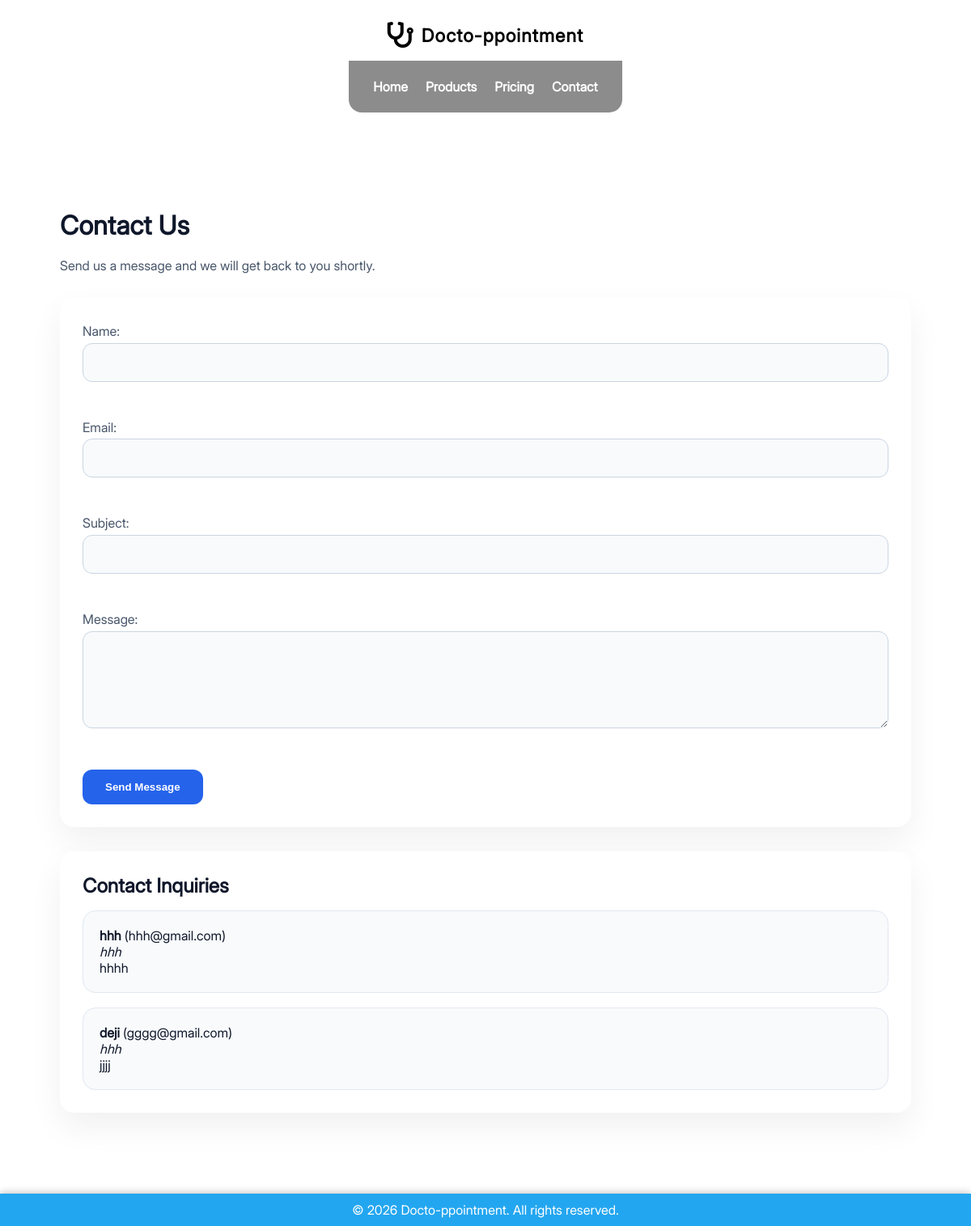
The page /contact/ (signed in) on the database its author committed.
### appointment/models.py (models this page shows, shortened)
class ContactInquiry(models.Model):
    name = models.CharField(max_length=255)
    email = models.EmailField()
    subject = models.CharField(max_length=255)
    message = models.TextField()
    created_at = models.DateTimeField(auto_now_add=True)
    is_read = models.BooleanField(default=False)

### appointment/views.py (the view)
# urls.py: path('contact/', views.contact, name='contact'),
def contact(request):
    if request.method == 'POST':
        form = ContactInquiryForm(request.POST)
        if form.is_valid():
            inquiry = form.save()
            messages.success(request, 'Your message has been sent. The admin will review it shortly.')
            admin_emails = [email for _, email in getattr(settings, 'ADMINS', [('Admin', 'admin@example.com')])]
            subject = f'New contact inquiry: {inquiry.subject}'
            txt = render_to_string('appointment/emails/contact_notification.txt', {'inquiry': inquiry})
            html = render_to_string('appointment/emails/contact_notification.html', {'inquiry': inquiry})
            send_mail(
                subject,
                txt,
                getattr(settings, 'DEFAULT_FROM_EMAIL', 'no-reply@docto-ppointment.local'),
                admin_emails,
                fail_silently=True,
                html_message=html,
            )
            return redirect('contact')
    else:
        form = ContactInquiryForm()
    can_see_inquiries = request.user.is_authenticated and request.user.is_superuser
    inquiries = ContactInquiry.objects.order_by('-created_at') if can_see_inquiries else None
    return render(request, 'appointment/contact.html', {
        'form': form,
        'inquiries': inquiries,
        'can_see_inquiries': can_see_inquiries,
    })

### appointment/forms.py
class ContactInquiryForm(forms.ModelForm):
    class Meta:
        model = ContactInquiry
        fields = ['name', 'email', 'subject', 'message']
        widgets = {
            'message': forms.Textarea(attrs={'rows': 5}),
        }

### appointment/templates/appointment/contact.html (shortened to what this page needs)
{% extends 'appointment/base.html' %}
{% block content %}
<main class="page-content contact-page">
    <h1>Contact Us</h1>
    <p>Send us a message and we will get back to you shortly.</p>
    <section class="contact-form">
        <form method="post">
            {{ form.as_p }}
            <button type="submit">Send Message</button>
        </form>
    </section>
    <section class="contact-list">
        <h2>Contact Inquiries</h2>
        {% if can_see_inquiries %}
            {% if inquiries %}
                <ul>
                    {% for inquiry in inquiries %}
                        <li>
                            <strong>{{ inquiry.name }}</strong> ({{ inquiry.email }})<br>
                            <em>{{ inquiry.subject }}</em><br>
                            {{ inquiry.message }}
                        </li>
                    {% endfor %}
                </ul>
            {% else %}
                <p>No contact inquiries yet.</p>
            {% endif %}
        {% else %}
            <p>Only superusers can view contact messages.</p>
        {% endif %}
    </section>
</main>
{% endblock %}

### appointment/static/appointment/style.css (style rules this page uses)
* { margin: 0; padding: 0; box-sizing: border-box; }
body { overflow-x: hidden; font-family: inter; }
.page-content { max-width: 1100px; margin: 120px auto 60px; padding: 0 24px; color: #0f172a; }
.page-content h1, .page-content h2 { margin-bottom: 16px; color: #0f172a; }
.page-content p { margin-bottom: 24px; line-height: 1.8; color: #475569; }
.product-form, .contact-form, .product-list, .pricing-cards, .contact-list { background: #ffffff; border-radius: 18px; padding: 28px; box-shadow: 0 18px 40px rgba(15, 23, 42, 0.06); margin-bottom: 30px; }
.product-form form, .contact-form form { display: grid; gap: 18px; }
.product-form input, .product-form textarea, .contact-form input, .contact-form textarea, .product-form select { width: 100%; padding: 14px 18px; font-size: 1rem; border: 1px solid #cbd5e1; border-radius: 12px; background: #f8fafc; transition: border-color .25s ease, background .25s ease; }
.product-form button, .contact-form button { width: fit-content; padding: 14px 28px; border: none; border-radius: 12px; background: #2563eb; color: white; font-weight: 700; cursor: pointer; transition: transform .2s ease, background .2s ease; }
.product-list ul, .contact-list ul { list-style: none; padding: 0; margin: 0; display: grid; gap: 18px; }
.product-list li, .contact-list li { padding: 20px; border: 1px solid #e2e8f0; border-radius: 16px; background: #f8fafc; }

### rows shown on the page
ContactInquiry: name "hhh", email "hhh@gmail.com", subject "hhh", message "hhhh"
ContactInquiry: name "deji", email "gggg@gmail.com", subject "hhh", message "jjjj"
